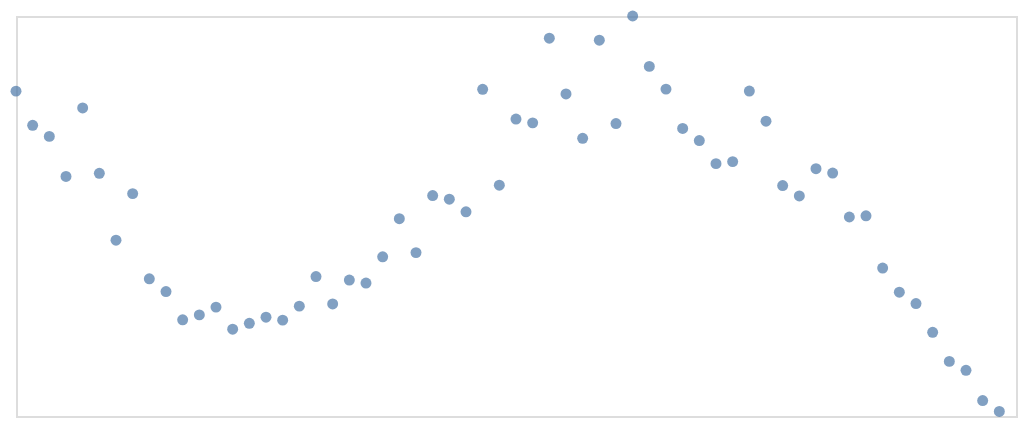

Notebook code for this chart:
### Code cell
alt.Chart(get_plot_df(df_2, 2, "lineData") ).mark_point(filled=True).encode(
        x=alt.X("x", axis=None),
        y=alt.Y("y", axis=None).scale(domain=[0, 1])
    ).properties(
        width=500,
        height=200
    )

### Figure 1 — Vega-Lite specification as saved in the notebook (floating-point values rounded to 4 significant figures)
{"config": {"view": {"continuousWidth": 300, "continuousHeight": 300}}, "data": {"name": "data-d9deea7d0df12eae0baebd52c3823014"}, "mark": {"type": "point", "filled": true}, "encoding": {"x": {"axis": null, "field": "x", "type": "quantitative"}, "y": {"axis": null, "field": "y", "scale": {"domain": [0, 1]}, "type": "quantitative"}}, "height": 200, "width": 500, "$schema": "https://vega.github.io/schema/vega-lite/v6.1.0.json", "datasets": {"data-d9deea7d0df12eae0baebd52c3823014": [{"x": 0.0, "y": 0.8121}, {"x": 2.0, "y": 0.7268}, {"x": 4.0, "y": 0.6991}, {"x": 6.0, "y": 0.5989}, {"x": 8.0, "y": 0.7702}, {"x": 10.0, "y": 0.6067}, {"x": 12.0, "y": 0.4395}, {"x": 14.0, "y": 0.556}, {"x": 16.0, "y": 0.3431}, {"x": 18.0, "y": 0.311}, {"x": 20.0, "y": 0.2404}, {"x": 22.0, "y": 0.2528}, {"x": 24.0, "y": 0.2722}, {"x": 26.0, "y": 0.2171}, {"x": 28.0, "y": 0.2317}, {"x": 30.0, "y": 0.247}, {"x": 32.0, "y": 0.2397}, {"x": 34.0, "y": 0.2746}, {"x": 36.0, "y": 0.3487}, {"x": 38.0, "y": 0.28}, {"x": 40.0, "y": 0.3398}, {"x": 42.0, "y": 0.3323}, {"x": 44.0, "y": 0.398}, {"x": 46.0, "y": 0.4932}, {"x": 48.0, "y": 0.4085}, {"x": 50.0, "y": 0.551}, {"x": 52.0, "y": 0.5421}, {"x": 54.0, "y": 0.5106}, {"x": 56.0, "y": 0.8168}, {"x": 58.0, "y": 0.5769}, {"x": 60.0, "y": 0.7424}, {"x": 62.0, "y": 0.7329}, {"x": 64.0, "y": 0.9445}, {"x": 66.0, "y": 0.8052}, {"x": 68.0, "y": 0.6943}, {"x": 70.0, "y": 0.9394}, {"x": 72.0, "y": 0.7311}, {"x": 74.0, "y": 1.0}, {"x": 76.0, "y": 0.874}, {"x": 78.0, "y": 0.8172}, {"x": 80.0, "y": 0.7188}, {"x": 82.0, "y": 0.6886}, {"x": 84.0, "y": 0.6309}, {"x": 86.0, "y": 0.636}, {"x": 88.0, "y": 0.8125}, {"x": 90.0, "y": 0.7371}, {"x": 92.0, "y": 0.5761}, {"x": 94.0, "y": 0.5501}, {"x": 96.0, "y": 0.6181}, {"x": 98.0, "y": 0.6074}, {"x": 100.0, "y": 0.4975}, {"x": 102.0, "y": 0.5006}, {"x": 104.0, "y": 0.3698}, {"x": 106.0, "y": 0.3094}, {"x": 108.0, "y": 0.2812}, {"x": 110.0, "y": 0.2094}, {"x": 112.0, "y": 0.1365}, {"x": 114.0, "y": 0.1142}, {"x": 116.0, "y": 0.03873}, {"x": 118.0, "y": 0.01127}]}}
